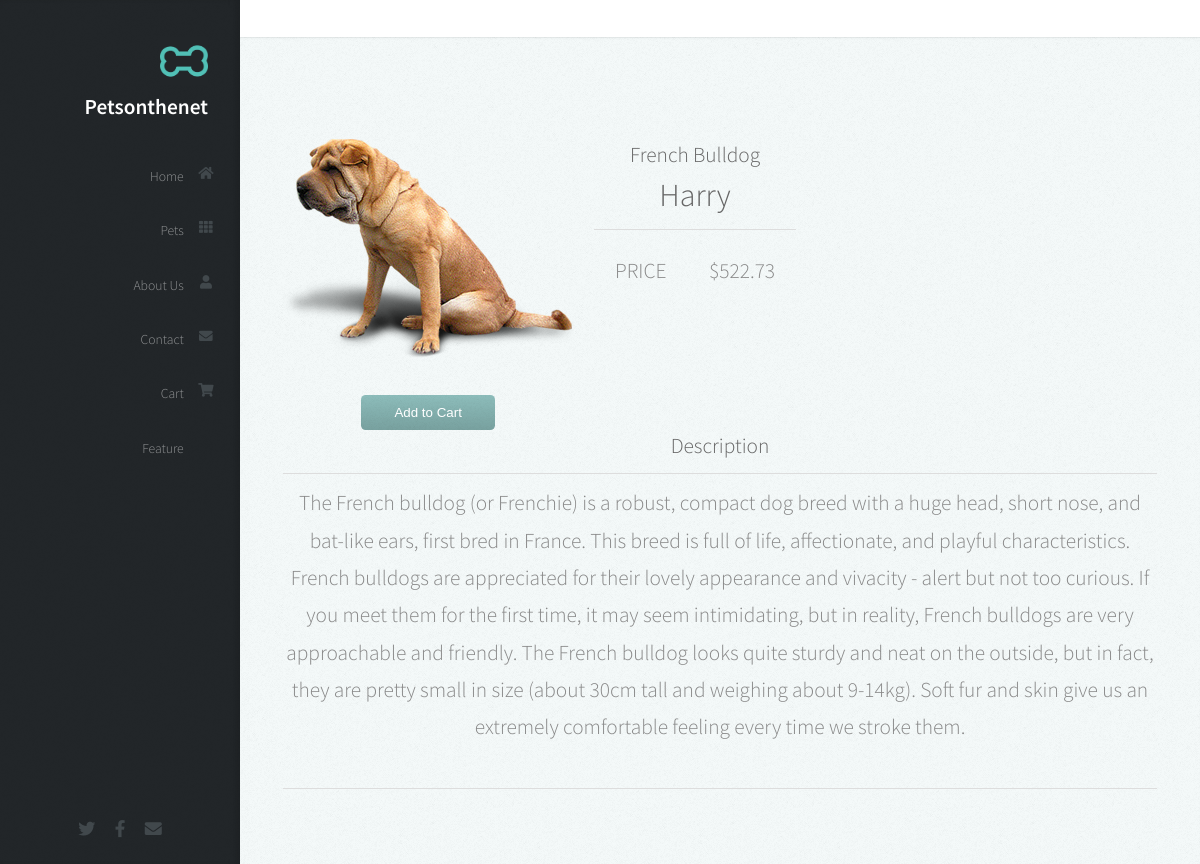
/product.php?pet_id=2, run on the app's committed database.
### tables this page shows
CREATE TABLE pet_info (
  `pet_id` INT PRIMARY KEY AUTO_INCREMENT,
  `name` varchar(255) NOT NULL,
  `breed` varchar(255) NOT NULL,
  `species` varchar(50) NOT NULL,
  `color` varchar(255) NOT NULL,
  `description` varchar(1000),
  `price` double(10,2) NOT NULL,
  `image` varchar(255) NOT NULL,
  `number_sold` INT NOT NULL
);

### product.php (called while the page is built, shortened)
<?php
    include('header.php')
?>
<?php
    include('partial/_petinfo.php')
?>

### database/DBController.php (called while the page is built, shortened)
<?php
class DBController
{
    protected $host = 'sql300.epizy.com';
    protected $user = 'epiz_31711007';
    protected $password = 'CTJJ4ZQ3JagS';
    protected $database = "epiz_31711007_XXX";
    public function __construct()
    {
        $this->con = mysqli_connect($this->host, $this->user, $this->password, $this->database);
    }
}

### function.php (called while the page is built, shortened)
<?php
    require ('./database/DBController.php');
    require ('./database/Product.php');
$db = new DBController();
$product = new Product($db);
$product_shuffle = $product->getData();
$Cart = new cart($db);

### database/Product.php (called while the page is built, shortened)
<?php
class Product
{
    public $db = null;
    public function __construct(DBController $db)
    {
        $this->db = $db;
    }
    public function getData($table = 'pet_info'){
        $result = $this->db->con->query("SELECT * FROM {$table}");
        $resultArray = array();
        while ($pets = mysqli_fetch_array($result, MYSQLI_ASSOC)){
            $resultArray[] = $pets;
        }
        return $resultArray;
    }
}

### partial/_petinfo.php (the view, shortened to what this page needs)
<?php
    $pet_id = $_GET['pet_id'] ?? 1;
    foreach ($product->getData() as $item) :
        if ($item['pet_id'] == $pet_id) :
?>
<section id="pet_info" class="two">
    <div class="container">
        <div class="row">
            <div class="col-sm-6">
				<br>
                <img src="<?php echo $item['image'] ?? "./images/pet (1).jpg" ?>" alt="Responsive image" class="img-fluid">
                <div class="col-4 col-12-mobile">
                    <div class="col">
                    <br>
                    <form method="post">
                            <?php
                            if (in_array($item['pet_id'], $Cart->getCartId($product->getData('cart')) ?? [])){
                                echo '<button type="submit" disabled class="btn btn-success font-size-12">In the Cart</button>';
                            }else{
                                echo '<button type="submit" name="top_sale_submit" class="btn btn-warning font-size-12">Add to Cart</button>';
                            }
                            ?>
                        </form>
                    </div>
                </div>
            </div>
            <div class="col-sm-6 py-5">
				<br>
                <h5 class="font-baloo font-size-20"><?php echo $item['breed'] ?? "Poodle Toy Brown"; ?></h5>
                <strong><h3 class="font-baloo font-size-20"><?php echo $item['name'] ?? "Unknown"; ?></h3></strong>
                <hr class="m-0">
                <table class="my-3">
                    <tr class="font-rale font-size-14">
                        <strong><td>PRICE </td></strong>
                        <td class="font-size-20 text-danger">$<span><?php echo $item['price'] ?? 0; ?></span><small class="text-dark font-size-12"></small></td>
                    </tr>
                </table>
            </div>
        </div>
        <div class="col-12">
            <h4 class="font-rubik"><b>Description</b></h4>
            <hr>
            <p class="font-rale font-size-14"><?php echo $item['description'] ?? "Unknown"; ?></p>
            <hr>
		</div>
        </div>
    </div>
<?php
        endif;
        endforeach;
?>

### data on the page
pet_info: image (picture), breed "French Bulldog", name "Harry", price "522.73", description "The French bulldog (or Frenchie) is a robust, compact dog breed with a huge head, short nose, and bat-like ears, first bred in France. This breed is full of life, affectionate, and playful characteristics. French bulldogs are appreciated for their lovely appearance and vivacity - alert but not too curious. If you meet them for the first time, it may seem intimidating, but in reality, French bulldogs are very approachable and friendly. The French bulldog looks quite sturdy and neat on the outside, but in fact, they are pretty small in size (about 30cm tall and weighing about 9-14kg). Soft fur and skin give us an extremely comfortable feeling every time we stroke them."
